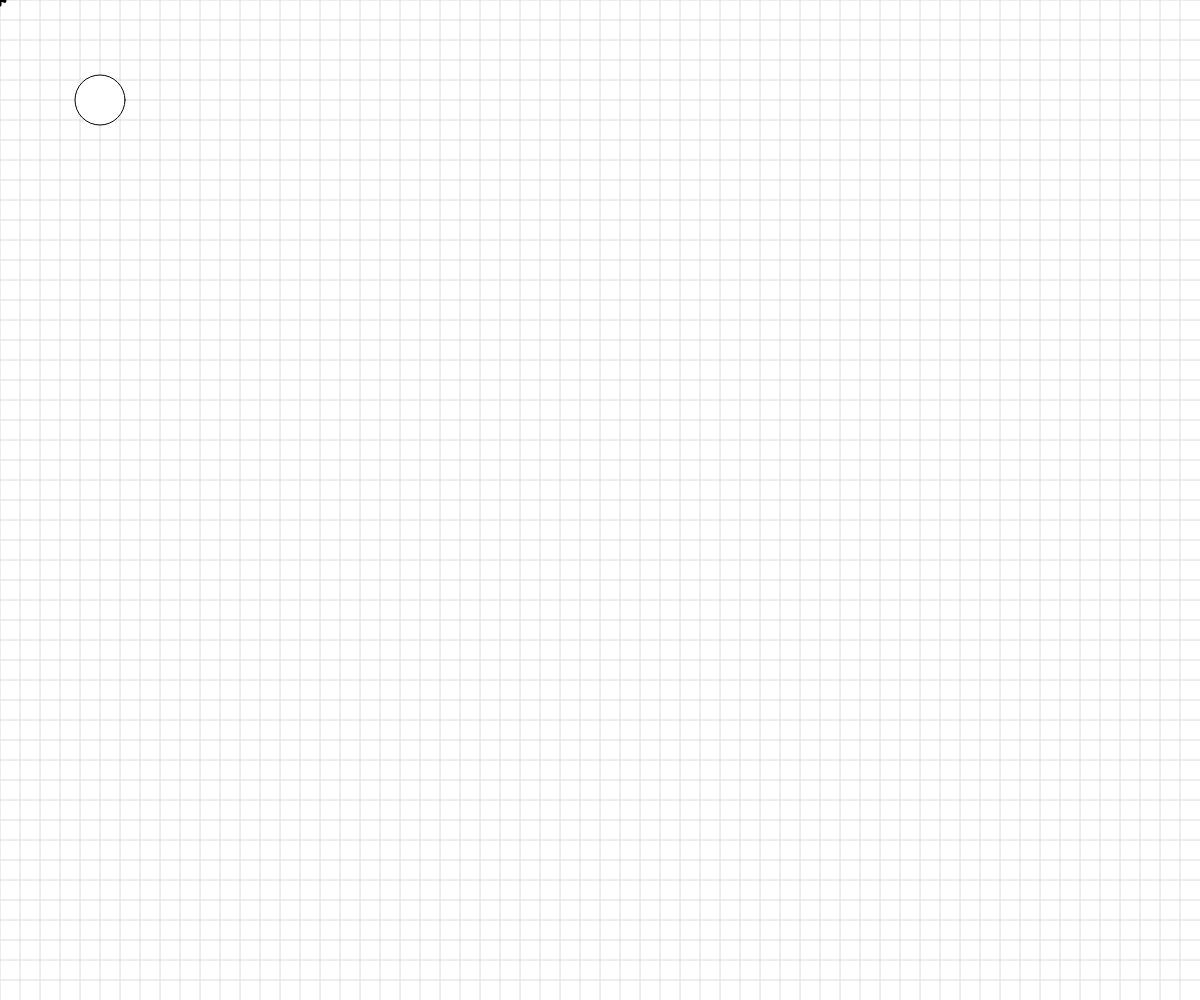
Frame 1 (no input)
Frame 60 (no input): identical to frame 1, image omitted
Frame 120 (the mouse pressed at the canvas centre since frame 60): identical to frame 1, image omitted

The p5.js sketch that drew this single still picture (run headless with seeded random() and noise() and a simulated clock; from frame 60 on, the mouse is pressed at the canvas centre):

// p5.js sketch
// ── sketch.js
// Basic Transformations Sandbox


let originalSpacing = 20;


function setup() {
  createCanvas(windowWidth, windowHeight);
}

function draw() {
  background(255);
  drawBasicGrid(220);


  //transformation one: TRANSLATION
  // push();
  // translate(100,50);
  // drawBasicGrid(150);
  // rectangleRed(0,0);

  // rectangleBlue(100,-50);
 

  //add push()  pop()




  //transformation two: SCALE
  // rectangleRed(40,0);
  // push();

  // let scaleAmount = mouseX;
  // scaleAmount = map(scaleAmount, 0, )
  // scale(scaleAmount)
  // drawBasicGrid();
  // rectangleBlue();

  circle(100, 100, 50, 50);
  rotate(360)
  drawBasicGrid(150);




  //transformation three: ROTATION
  //reminder: rotations are measured in radians, not degrees! Functions can help with the conversion...
 


  //Combinations of Transformations

  

}


function face(x, y) {
  //draw a face at x,y
  push();
  translate(x,y);
  ellipseMode(CENTER);
  fill(200,200,0);
  stroke(0);
  ellipse(0,0,80,80);
  fill(90, 140, 30, 220);
  triangle(-20, 20, 20, 20, 0, 30);
  fill(0);
  ellipse(-25,0,10,10);
  ellipse(25,0,10,10);
  strokeWeight(5);
  line(-30,-10,30,-10);
  strokeWeight(1);
  pop();

}

function rectangleRed(x, y) {
  //draw a red rectangle at x,y (sized 50 pixels square) - to visualize what happens to the coordinate system
  //when different basic transformations are applied.
  noStroke();
  fill(255, 0, 0, 150);
  rect(x, y, 50, 50);

}

function rectangleBlue(x, y) {
  //draw a red rectangle at x,y (sized 50 pixels square) - to visualize what happens to the coordinate system
  //when different basic transformations are applied.
  noStroke();
  fill(0, 0, 255, 150);
  rect(x, y, 50, 50);

}

function drawBasicGrid(shade) {
  //draw the normal cartesian Coordinate Grid, in a light color. Spaced at 20 px by default
  stroke(shade);
  for (let x = 0; x < width; x += 20) {
    line(x, 0, x, height);
  }
  for (let y = 0; y < height; y += 20) {
    line(0, y, width, y);
  }

  //Draw "X" at the origin
  strokeWeight(3);
  stroke(0);
  line(-5,0,5,0);
  line(0,5,0,-5);
  strokeWeight(1);
}
